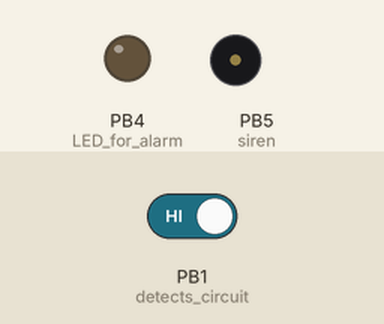
This sketch was run on a simulated ATtiny85, built with avr-gcc and run on an emulated ATtiny85. On the bench: output pins drawn as LEDs (lit = HIGH), buzzer (waves = sounding, pin HIGH). Inputs (shaded band) come from the test bench; at power-on: PB1 (detects_circuit) HIGH.

Above: at 1.2 s.
1.3 s: PB1 (detects_circuit) driven LOW
At 2.2 s:
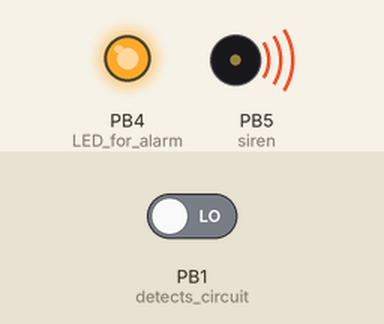
2.8 s: PB1 (detects_circuit) driven HIGH
At 3.4 s:
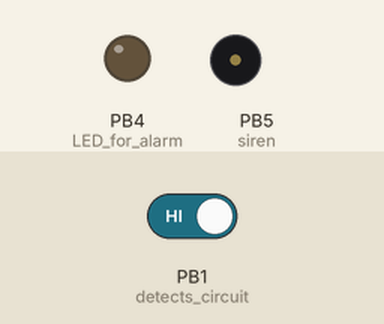
Timing chart, 0 to 5.8 s (numbered marks = the images above; inputs shaded):
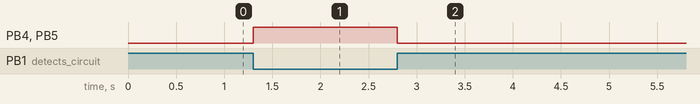

Measured:
- after the input at 1.3 s, PB4 (LED_for_alarm), PB5 (siren): LOW → HIGH at once
- after the input at 2.8 s, PB4 (LED_for_alarm), PB5 (siren): HIGH → LOW at once

The sketch:

digispark_alarm.ino
```cpp
void setup(){
  pinMode(1,INPUT); //detects circuit
  pinMode(4,OUTPUT); // LED for alarm
  pinMode(5,OUTPUT); // siren

  digitalWrite(4,LOW);
  digitalWrite(5,LOW);


} // end setup()


void loop(){

  if(digitalRead(1)==LOW){
    digitalWrite(4,HIGH);
    digitalWrite(5,HIGH);
  } // end if

  if(digitalRead(1)==HIGH){
    digitalWrite(4,LOW);
    digitalWrite(5,LOW);
  } // end if

} // end loop()
```
